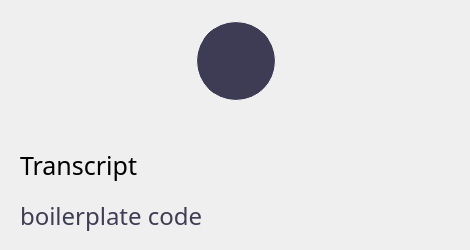
   <widget class="QWidget" name="MainPage">
    <widget class="QPushButton" name="btnMicrophoneControl">
     <property name="geometry">
      <rect>
       <x>196</x>
       <y>21</y>
       <width>80</width>
       <height>80</height>
      </rect>
     </property>
     <property name="sizePolicy">
      <sizepolicy hsizetype="Maximum" vsizetype="Maximum">
       <horstretch>0</horstretch>
       <verstretch>0</verstretch>
      </sizepolicy>
     </property>
     <property name="maximumSize">
      <size>
       <width>100</width>
       <height>100</height>
      </size>
     </property>
     <property name="styleSheet">
      <string notr="true">QPushButton{
background-color: rgb(62, 60, 84);
border: 1px solid white;
border-radius: 40;
}
QPushButton:pressed{
	background-color: rgb(103, 100, 138);
}</string>
     </property>
     <property name="text">
      <string/>
     </property>
     <property name="icon">
      <iconset>
       <normaloff>Icons/Icon ionic-ios-mic.png</normaloff>Icons/Icon ionic-ios-mic.png</iconset>
     </property>
     <property name="iconSize">
      <size>
       <width>32</width>
       <height>32</height>
      </size>
     </property>
    </widget>
    <widget class="QLabel" name="label_5">
     <property name="geometry">
      <rect>
       <x>20</x>
       <y>150</y>
       <width>151</width>
       <height>31</height>
      </rect>
     </property>
     <property name="font">
      <font>
       <family>Segoe UI Semibold</family>
       <pointsize>19</pointsize>
       <weight>50</weight>
       <bold>false</bold>
      </font>
     </property>
     <property name="text">
      <string>Transcript</string>
     </property>
    </widget>
    <widget class="QLabel" name="lblLiveTranscript">
     <property name="geometry">
      <rect>
       <x>20</x>
       <y>190</y>
       <width>441</width>
       <height>51</height>
      </rect>
     </property>
     <property name="font">
      <font>
       <family>Segoe UI Semibold</family>
       <pointsize>18</pointsize>
       <weight>50</weight>
       <bold>false</bold>
      </font>
     </property>
     <property name="styleSheet">
      <string notr="true">color:rgb(63, 61, 84);
</string>
     </property>
     <property name="text">
      <string>boilerplate code</string>
     </property>
    </widget>
   </widget>
